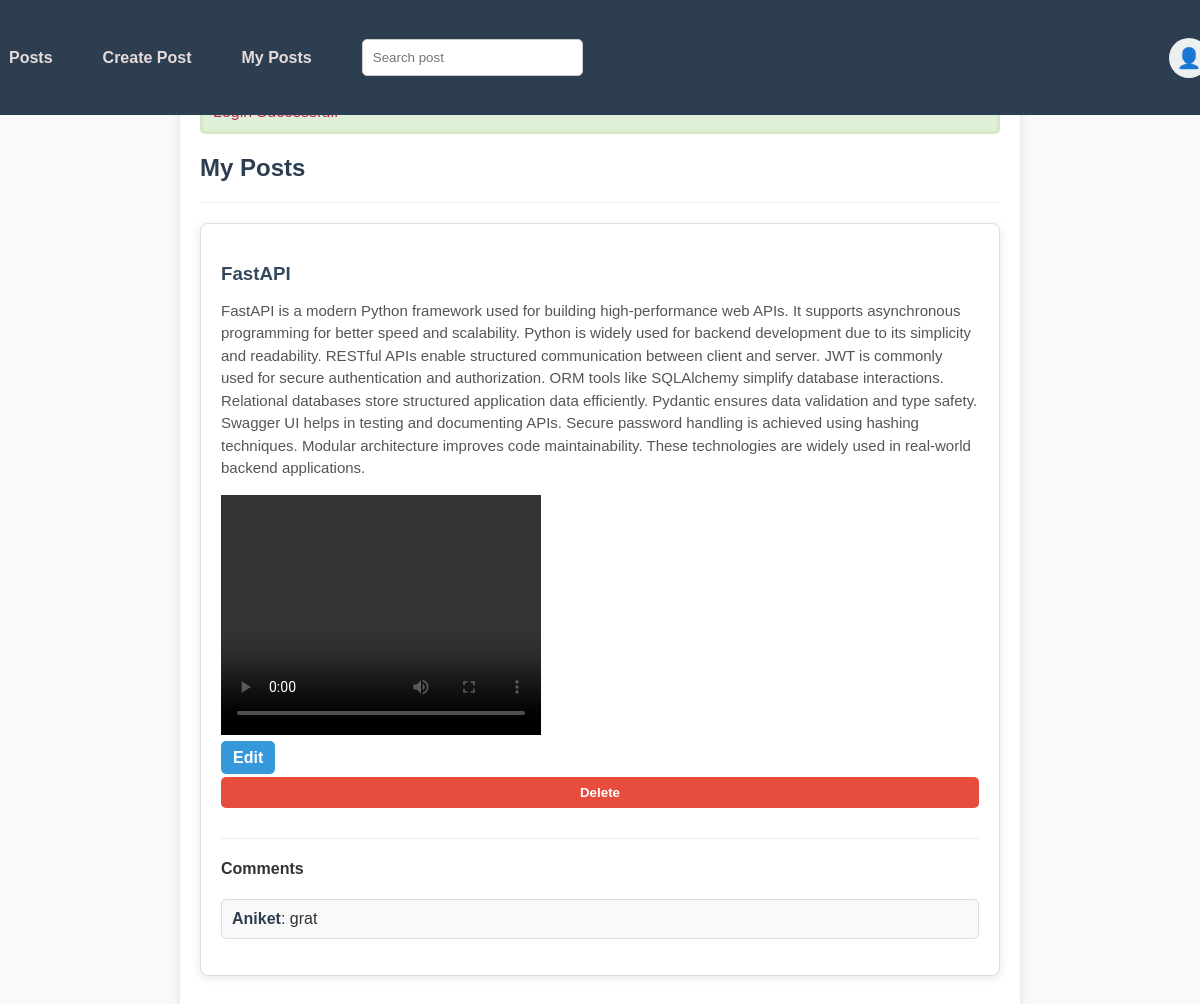
/mypost (signed in), run on the app's committed database.
### models.py (models this page shows)
class Post(Base):
    __tablename__= "posts"
    id = Column(Integer, primary_key=True, index=True)
    title = Column(String , nullable=False)
    content = Column(String , nullable=False)
    owner_id = Column(Integer , ForeignKey("users.id"))
    created_at = Column(DateTime, default=datetime.utcnow)
    image = Column(String, nullable=True)
    auther = relationship("User", back_populates="posts")
    comments = relationship("Comment" , back_populates="post")
    likes = relationship('Like',back_populates="post")

class Comment(Base):
    __tablename__ = "comments"
    id = Column(Integer , primary_key=True, index=True)
    content = Column(String, nullable=False)
    user_id = Column(Integer, ForeignKey("users.id"))
    post_id = Column(Integer , ForeignKey("posts.id"))
    created_at = Column(DateTime, default=datetime.utcnow)
    post = relationship('Post', back_populates="comments")
    user= relationship ('User' , back_populates="comments")

class User (Base):
    __tablename__ = "users"
    id = Column(Integer , primary_key=True, index=True)
    username = Column(String , nullable=False)
    password = Column (String , nullable= False)
    gmail = Column(String , nullable=True , unique=True)
    posts = relationship("Post", back_populates="auther")
    comments =  relationship("Comment", back_populates="user")
    likes = relationship("Like" , back_populates="user")
    following = relationship("Follow", foreign_keys="Follow.follower_id", back_populates="follower")
    followers = relationship("Follow", foreign_keys="Follow.following_id", back_populates="following")

### blog.py (the view)
@router.get('/mypost')
async def my_post(
    request: Request,
    db: Session = Depends(get_data)
):
    if not request.session.get('user_id'):
        request.session.clear()
        request.session['flash'] = "please login"
        return RedirectResponse(url='/home', status_code=303)
    user_id = request.session.get('user_id')
    posts = db.query(Post).filter(Post.owner_id == user_id).all()
    user = db.query(User).filter(User.id == user_id).first()
    return templates.TemplateResponse(
        "my_post.html",
        {"request": request, "posts": posts, "user": user}
    )

### templates/my_post.html (shortened to what this page needs)
{% extends "base.html" %}
{% block content %}
<h2>My Posts</h2>
<hr>
{% for post in posts %}
<div class="post">
    <h3>{{ post.title }}</h3>
    <p>{{ post.content }}</p>
    {% if post.image %}
       {% if post.image.endswith(('.jpg', '.jpeg', '.png', '.gif')) %}
        <img src="/static/uploads/{{ post.image }}" alt="Post Image" style="max-width:100%; margin-bottom:10px;">
       {% else %}
       <video width="320" height="240" controls>
        <source src="/static/uploads/{{ post.image }}">
       </video>
       {% endif %}
    {% endif %}
    {% if request.session.get('user_id') == post.owner_id %}
    <div class="actions">
        <a href="/posts/{{ post.id }}/edit">Edit</a>
        <form action="/posts/{{ post.id }}/delet" method="POST" style="display:inline;">
            <button type="submit" onclick="return confirm('Delete this post?')">Delete</button>
        </form>
    </div>
    {% endif %}
    <hr>
    <h4>Comments</h4>
    <ul class="comments">
        {% for comment in post.comments %}
        <li>
            <strong>{{ comment.user.username }}</strong>: {{ comment.content }}
        </li>
        {% endfor %}
    </ul>
</div>
{% endfor %}
{% endblock %}

### templates/base.html (shortened to what this page needs)
<!DOCTYPE html>
<html lang="en">
<head>
</head>
<body>
    <header>
        <nav>
            <div class="nav-left">
                {% if request.session and request.session.get('user_id') %}
                    <a href="/home">Posts</a>
                    <a href="/post/create"> Create Post</a>
                    <a href="/mypost">My Posts</a>
                    <form  method="GET" action="/home">
                        <input type="text" name="q" placeholder="Search post">
                    </form>
                {% else %}
                    <a href="/">Home</a>
                {% endif %}
            </div>
            <div class="nav-right">
                {% if request.session and request.session.get('user_id') %}
                    <details class="profile-menu">
                        <summary class="profile-icon">👤</summary>
                    </details>
                {% endif %}
            </div>
        </nav>
    </header>
    <main>
        {% if request.session.get('flash') %}
            <div class="flash">
            </div>
            {% set _ = request.session.pop('flash', None) %}
        {% endif %}
        {% block content %}{% endblock %}
    </main>
</body>
</html>

### templates/base.html (style rules this page uses)
body { font-family: Arial, sans-serif; margin: 0; padding: 0; background: #f9f9f9; color: #333; margin-top: 70px; }
header { position: fixed; top: 0; left: 0; width: 100%; background: #2c3e50; z-index: 1000; padding: 9px ; }
nav { display: flex; justify-content: space-between; align-items: center; }
.nav-left, .nav-right { display: flex; align-items: center; gap: 50px; }
nav a { color: hsl(10, 20%, 88%); text-decoration: none; font-weight: bold; transition: color 0.3s; }
.profile-icon { font-size: 20px; background: #ecf0f1; color: #2c3e50; width: 40px; height: 40px; display: flex; justify-content: center; align-items: center; border-radius: 50%; text-decoration: none; font-weight: bold; transition: background 0.3s, color 0.3s; cursor: pointer; }
.profile-menu { position: relative; }
main { max-width: 800px; margin: 30px auto; padding: 20px; background: #fff; border-radius: 10px; box-shadow: 0 4px 10px rgba(0,0,0,0.1); }
h2, h3, h5 { color: #2c3e50; }
form { margin: 20px 0; }
form input, form textarea, form button { width: 100%; padding: 10px; margin: 10px 0; border-radius: 5px; border: 1px solid #ccc; }
form button { background: #3498db; color: white; border: none; cursor: pointer; font-weight: bold; transition: background 0.3s; }
.flash { background: #dff0d8; color: #be275a; padding: 10px; margin-bottom: 20px; border-radius: 5px; border: 3px solid #d6e9c6; }
li { margin: 5px 0; padding: 5px; border-bottom: 1px solid #eee; }

### templates/my_post.html (style rules this page uses)
h2 { color: #2c3e50; margin-bottom: 10px; }
.post { background: #fff; border: 1px solid #ddd; border-radius: 8px; padding: 20px; margin-bottom: 25px; box-shadow: 0 2px 8px rgba(0,0,0,0.1); }
.post h3 { color: #34495e; margin-bottom: 10px; }
.post p { font-size: 15px; line-height: 1.5; color: #555; }
.actions { margin-top: 10px; }
.actions a, .actions button { padding: 8px 12px; margin-right: 8px; border-radius: 5px; text-decoration: none; font-weight: bold; cursor: pointer; }
.actions a { background: #3498db; color: white; border: none; }
.actions button { background: #e74c3c; color: white; border: none; }
hr { margin: 20px 0; border: none; border-top: 1px solid #eee; }
ul.comments { list-style: none; padding: 0; margin-top: 10px; }
ul.comments li { background: #f9f9f9; padding: 10px; border-radius: 5px; margin-bottom: 8px; border: 1px solid #ddd; }
ul.comments strong { color: #2c3e50; }

### data on the page
Post: title "FastAPI", content "FastAPI is a modern Python framework used for building high-performance web APIs. It supports asynchronous programming for better speed and scalability. Python is widely used for backend development due to its simplicity and readability. RESTful APIs enable structured communication between client and server. JWT is commonly used for secure authentication and authorization. ORM tools like SQLAlchemy simplify database interactions. Relational databases store structured application data efficiently. Pydantic ensures data validation and type safety. Swagger UI helps in testing and documenting APIs. Secure password handling is achieved using hashing techniques. Modular architecture improves code…"
Comment: user.username "Aniket", content "grat"
